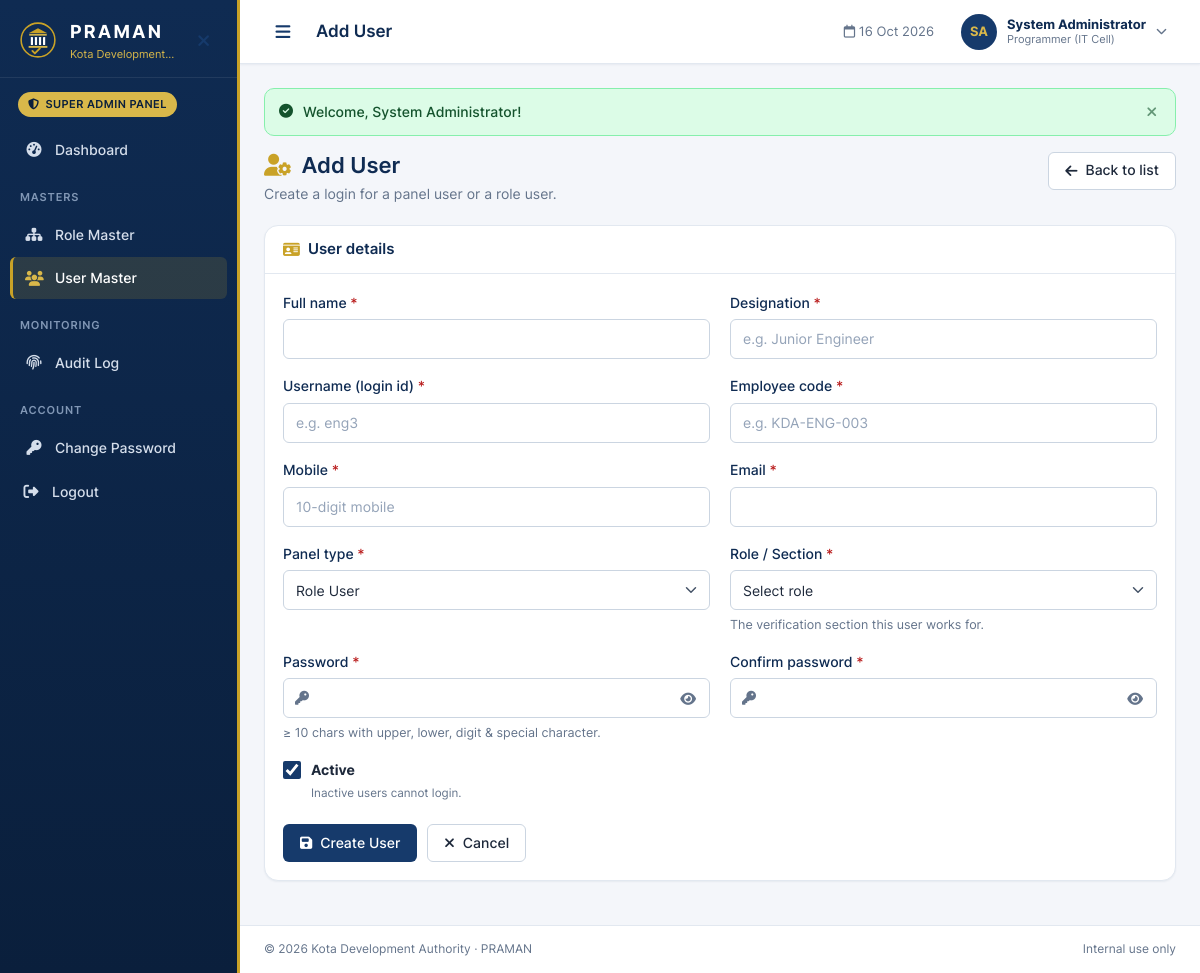
/admin/users/create (signed in), run on the app's committed database.
### tables this page shows
CREATE TABLE users (
  user_id              INT UNSIGNED NOT NULL AUTO_INCREMENT,
  username             VARCHAR(50)  NOT NULL,
  emp_code             VARCHAR(30)  NOT NULL,
  name                 VARCHAR(120) NOT NULL,
  designation          VARCHAR(100) NOT NULL,
  mobile               CHAR(10)     NOT NULL,
  email                VARCHAR(150) NOT NULL,
  password_hash        VARCHAR(255) NOT NULL,
  panel                ENUM('SUPER_ADMIN','DATA_ENTRY','OIC','ROLE_USER') NOT NULL,
  role_id              INT UNSIGNED NULL,
  must_change_password TINYINT(1)   NOT NULL DEFAULT 1,
  password_changed_at  DATETIME     NULL,
  failed_attempts      SMALLINT UNSIGNED NOT NULL DEFAULT 0,
  locked_until         DATETIME     NULL,
  last_login_at        DATETIME     NULL,
  last_login_ip        VARCHAR(45)  NULL,
  is_active            TINYINT(1)   NOT NULL DEFAULT 1,
  created_by           INT UNSIGNED NULL,
  created_at           DATETIME     NOT NULL DEFAULT CURRENT_TIMESTAMP,
  updated_by           INT UNSIGNED NULL,
  updated_at           DATETIME     NULL ON UPDATE CURRENT_TIMESTAMP,
  PRIMARY KEY (user_id),
  UNIQUE KEY uq_users_username (username),
  UNIQUE KEY uq_users_emp_code (emp_code),
  UNIQUE KEY uq_users_email (email),
  KEY idx_users_panel (panel, is_active),
  KEY idx_users_role (role_id, is_active),
  CONSTRAINT fk_users_role FOREIGN KEY (role_id) REFERENCES roles (role_id),
  CONSTRAINT chk_users_mobile CHECK (mobile REGEXP '^[6-9][0-9]{9}$'),
  CONSTRAINT chk_users_role_panel CHECK (
     (panel = 'ROLE_USER' AND role_id IS NOT NULL) OR (panel <> 'ROLE_USER' AND role_id IS NULL))
);

### app/Views/admin/users/form.php (the view, shortened to what the rows shown need)
<?php
$isEdit = $user !== null;
$isSelf = $isSelf ?? false;
$action = $isEdit ? '/admin/users/' . $user['user_id'] : '/admin/users';
$val = static fn (string $k, mixed $default = '') => old($k, $user[$k] ?? $default);
$hasErrors = (bool) Session::getFlash('errors');
$active = $hasErrors ? (string) old('is_active', '0') : ($isEdit ? (string) $user['is_active'] : '1');
$panel = (string) $val('panel', 'ROLE_USER');
?>
<div class="page-header">
    <div>
        <h2 class="page-title"><i class="fa-solid fa-user-gear" aria-hidden="true"></i> <?= $isEdit ? 'Edit User' : 'Add User' ?></h2>
        <p class="page-subtitle"><?= $isEdit ? e($user['name'] . ' · ' . $user['username']) : 'Create a login for a panel user or a role user.' ?></p>
    </div>
    <div class="page-actions">
        <a href="<?= e(url('/admin/users')) ?>" class="btn btn-light"><i class="fa-solid fa-arrow-left" aria-hidden="true"></i> <span>Back to list</span></a>
    </div>
</div>
<div class="<?= $isEdit ? 'grid-2' : '' ?>">
<div class="card">
    <div class="card-header"><h3 class="card-title"><i class="fa-solid fa-id-card" aria-hidden="true"></i> User details</h3></div>
    <div class="card-body">
        <form method="post" action="<?= e(url($action)) ?>" novalidate data-validate autocomplete="off">
            <div class="form-grid">
                <div class="form-group">
                    <label class="form-label" for="name">Full name <span class="required">*</span></label>
                    <input type="text" id="name" name="name" class="form-control<?= invalid('name') ?>" maxlength="120" value="<?= e($val('name')) ?>"
                           data-rules="required|min:3|max:120|name" data-label="Full name">
                </div>
                <div class="form-group">
                    <label class="form-label" for="designation">Designation <span class="required">*</span></label>
                    <input type="text" id="designation" name="designation" class="form-control<?= invalid('designation') ?>" maxlength="100" value="<?= e($val('designation')) ?>"
                           placeholder="e.g. Junior Engineer" data-rules="required|min:2|max:100|text" data-label="Designation">
                </div>
                <div class="form-group">
                    <label class="form-label" for="username">Username (login id) <span class="required">*</span></label>
                    <input type="text" id="username" name="username" class="form-control mono<?= invalid('username') ?>" maxlength="50" value="<?= e($val('username')) ?>"
                           placeholder="e.g. eng3" autocomplete="off" data-rules="required|min:3|max:50|alpha_dash" data-label="Username">
                </div>
                <div class="form-group">
                    <label class="form-label" for="emp_code">Employee code <span class="required">*</span></label>
                    <input type="text" id="emp_code" name="emp_code" class="form-control<?= invalid('emp_code') ?>" maxlength="30" value="<?= e($val('emp_code')) ?>"
                           placeholder="e.g. KDA-ENG-003" data-uppercase data-rules="required|ucode" data-label="Employee code">
                </div>
                <div class="form-group">
                    <label class="form-label" for="mobile">Mobile <span class="required">*</span></label>
                    <input type="tel" id="mobile" name="mobile" class="form-control<?= invalid('mobile') ?>" maxlength="10" inputmode="numeric" value="<?= e($val('mobile')) ?>"
                           placeholder="10-digit mobile" data-rules="required|mobile" data-label="Mobile">
                </div>
                <div class="form-group">
                    <label class="form-label" for="email">Email <span class="required">*</span></label>
                    <input type="email" id="email" name="email" class="form-control<?= invalid('email') ?>" maxlength="150" value="<?= e($val('email')) ?>"
                           data-rules="required|max:150|email" data-label="Email">
                </div>
                <div class="form-group">
                    <label class="form-label" for="panel">Panel type <span class="required">*</span></label>
                    <select id="panel" name="panel" class="form-select<?= invalid('panel') ?>" data-rules="required" data-label="Panel type" data-panel-select<?= $isSelf ? ' disabled' : '' ?>>
                        <?php foreach (Auth::PANELS as $code => $text): ?>
                            <option value="<?= e($code) ?>"<?= $panel === $code ? ' selected' : '' ?>><?= e($text) ?></option>
                        <?php endforeach; ?>
                    </select>
                </div>
                <div class="form-group" data-role-group<?= $panel === 'ROLE_USER' ? '' : ' hidden' ?>>
                    <label class="form-label" for="role_id">Role / Section <span class="required">*</span></label>
                    <select id="role_id" name="role_id" class="form-select<?= invalid('role_id') ?>" data-label="Role" <?= $panel === 'ROLE_USER' ? 'data-rules="required"' : '' ?>>
                        <option value="">Select role</option>
                    </select>
                    <div class="form-hint">The verification section this user works for.</div>
                </div>
                <?php $forceCfg = \App\Core\Config::get('security.force_password_change') === true; if (!$isEdit): ?>
                    <div class="form-group">
                        <label class="form-label" for="password">Password <span class="required">*</span></label>
                        <div class="input-icon input-password">
                            <input type="password" id="password" name="password" class="form-control<?= invalid('password') ?>" maxlength="72" autocomplete="new-password"
                                   data-rules="required|password" data-label="Password">
                            <button type="button" class="toggle-password" data-toggle-password="password" aria-label="Show password"><i class="fa-solid fa-eye" aria-hidden="true"></i></button>
                        </div>
                        <div class="form-hint">≥ 10 chars with upper, lower, digit &amp; special character.</div>
                    </div>
                    <div class="form-group">
                        <label class="form-label" for="confirm_password">Confirm password <span class="required">*</span></label>
                        <div class="input-icon input-password">
                            <input type="password" id="confirm_password" name="confirm_password" class="form-control<?= invalid('confirm_password') ?>" maxlength="72" autocomplete="new-password"
                                   data-rules="required|same:password" data-label="Confirm password">
                            <button type="button" class="toggle-password" data-toggle-password="confirm_password" aria-label="Show password"><i class="fa-solid fa-eye" aria-hidden="true"></i></button>
                        </div>
                    </div>
                <?php endif; ?>
                <div class="form-group">
                    <label class="check">
                        <input type="checkbox" name="is_active" value="1"<?= $active === '1' ? ' checked' : '' ?><?= $isSelf ? ' disabled checked' : '' ?>>
                        <span><strong>Active</strong><br><small class="text-muted">Inactive users cannot login.</small></span>
                    </label>
                </div>
            </div>
            <div class="form-actions">
                <button type="submit" class="btn btn-primary" data-loading-text="Saving…"><i class="fa-solid fa-floppy-disk" aria-hidden="true"></i> <span><?= $isEdit ? 'Update User' : 'Create User' ?></span></button>
                <a href="<?= e(url('/admin/users')) ?>" class="btn btn-light"><i class="fa-solid fa-xmark" aria-hidden="true"></i> <span>Cancel</span></a>
            </div>
        </form>
    </div>
</div>
</div>

### app/Core/Router.php (shortened to what the rows shown need)
<?php
final class Router
{
    private array $routes = [];
    private array $groupMiddleware = [];
    private string $groupPrefix = '';
    public function group(string $prefix, array $middleware, callable $routes): void
    {
        $prevPrefix = $this->groupPrefix;
        $prevMw = $this->groupMiddleware;
        $this->groupPrefix = $prevPrefix . $prefix;
        $this->groupMiddleware = array_merge($prevMw, $middleware);
        $this->groupPrefix = $prevPrefix;
        $this->groupMiddleware = $prevMw;
    }
    private function add(string $method, string $path, array $handler, array $middleware): void
    {
        $full = '/' . trim($this->groupPrefix . $path, '/');
        $regex = '#^' . preg_replace('#\{([a-z_]+)\}#', '(?P<$1>[^/]+)', $full) . '$#';
        $this->routes[] = [
            'method'     => $method,
            'pattern'    => $full,
            'regex'      => $regex,
            'handler'    => $handler,
            'middleware' => array_merge($this->groupMiddleware, $middleware),
        ];
    }
    public function dispatch(Request $request): void
    {
        $path = $request->path();
        foreach ($this->routes as $route) {
            if (preg_match($route['regex'], $path, $m) !== 1) {
                continue;
            }
            $request->setRouteParams(array_filter($m, 'is_string', ARRAY_FILTER_USE_KEY));
            $middleware = $route['middleware'];
            foreach ($middleware as $alias) {
                $this->resolveMiddleware($alias)->handle($request);
            }
            [$class, $method] = $route['handler'];
            $controller = new $class();
            $controller->$method();
            return;
        }
        throw new HttpException(404, 'The page you are looking for does not exist.');
    }
    private function resolveMiddleware(string $alias): MiddlewareInterface
    {
        [$name, $arg] = array_pad(explode(':', $alias, 2), 2, '');
        return match ($name) {
            'guest' => new GuestMiddleware(),
            'auth'  => new AuthMiddleware(),
            'pwd'   => new PasswordChangeMiddleware(),
            'panel' => new PanelMiddleware(array_filter(explode(',', $arg))),
            'csrf'  => new CsrfMiddleware(),
            default => throw new \LogicException("Unknown middleware: {$alias}"),
        };
    }
}

### app/Views/partials/sidebar.php (shortened to what the rows shown need)
<?php
$menus = [
    'SUPER_ADMIN' => [
        ['Dashboard', 'fa-gauge-high', '/admin/dashboard'],
        ['section' => 'Masters'],
        ['Role Master', 'fa-sitemap', '/admin/roles'],
        ['User Master', 'fa-users', '/admin/users'],
        ['section' => 'Monitoring'],
        ['Audit Log', 'fa-fingerprint', '/admin/audit-logs'],
    ],
    'DATA_ENTRY' => [
        ['Dashboard', 'fa-gauge-high', '/data-entry/dashboard'],
        ['section' => 'Masters'],
        ['Scheme Master', 'fa-map', '/data-entry/schemes'],
        ['section' => 'Property'],
        ['Property Register', 'fa-building', '/data-entry/properties'],
        ['Add Property', 'fa-circle-plus', '/data-entry/properties/create'],
    ],
    'OIC' => [
        ['Dashboard', 'fa-gauge-high', '/oic/dashboard'],
        ['section' => 'Verification'],
        ['Properties', 'fa-list-check', '/oic/properties'],
    ],
    'ROLE_USER' => [
        ['Dashboard', 'fa-gauge-high', '/role/dashboard'],
        ['section' => 'Verification'],
        ['My Tasks', 'fa-clipboard-list', '/role/tasks'],
    ],
];
$panel = (string) ($user['panel'] ?? '');
$items = $menus[$panel] ?? [];
$current = \App\Core\Request::current()->path();
$activePath = '';
foreach ($items as $item) {
    if (isset($item[2]) && ($current === $item[2] || str_starts_with($current, $item[2] . '/')) && strlen($item[2]) > strlen($activePath)) {
        $activePath = $item[2];
    }
}
?>
<aside class="sidebar" id="sidebar" aria-label="Main navigation">
    <div class="sidebar-brand">
        <img src="<?= e(asset('img/kda-logo.svg')) ?>" alt="" class="brand-logo" width="40" height="40">
        <div class="brand-text">
            <strong><?= e(Config::get('app.name')) ?></strong>
            <small><?= e(Config::get('app.org')) ?></small>
        </div>
        <button type="button" class="sidebar-close btn-icon" data-sidebar-close aria-label="Close menu">
            <i class="fa-solid fa-xmark" aria-hidden="true"></i>
        </button>
    </div>
    <div class="sidebar-panel">
        <span class="panel-chip"><i class="fa-solid fa-shield-halved" aria-hidden="true"></i> <?= e(Auth::PANELS[$panel] ?? '') ?> Panel</span>
    </div>
    <nav class="sidebar-nav">
        <?php foreach ($items as $item): ?>
            <?php if (isset($item['section'])): ?>
                <div class="nav-section"><?= e($item['section']) ?></div>
            <?php else: [$label, $icon, $path] = $item; ?>
                <a class="nav-link<?= $path === $activePath ? ' active' : '' ?>" href="<?= e(url($path)) ?>"<?= $path === $activePath ? ' aria-current="page"' : '' ?>>
                    <i class="fa-solid <?= e($icon) ?> nav-icon" aria-hidden="true"></i>
                    <span><?= e($label) ?></span>
                </a>
            <?php endif; ?>
        <?php endforeach; ?>
        <div class="nav-section">Account</div>
        <a class="nav-link<?= nav_active('/change-password') ?>" href="<?= e(url('/change-password')) ?>">
            <i class="fa-solid fa-key nav-icon" aria-hidden="true"></i>
            <span>Change Password</span>
        </a>
        <form method="post" action="<?= e(url('/logout')) ?>" class="nav-form">
            <button type="submit" class="nav-link nav-button">
                <i class="fa-solid fa-right-from-bracket nav-icon" aria-hidden="true"></i>
                <span>Logout</span>
            </button>
        </form>
    </nav>
</aside>

### app/Views/partials/topbar.php (shortened to what the rows shown need)
<?php
$initials = '';
foreach (array_slice(preg_split('/\s+/', trim((string) ($user['name'] ?? ''))) ?: [], 0, 2) as $part) {
    $initials .= mb_strtoupper(mb_substr($part, 0, 1));
}
?>
<header class="topbar">
    <button type="button" class="btn-icon sidebar-toggle" data-sidebar-toggle aria-label="Open menu" aria-controls="sidebar" aria-expanded="false">
        <i class="fa-solid fa-bars" aria-hidden="true"></i>
    </button>
    <h1 class="topbar-title"><?= e($pageTitle) ?></h1>
    <div class="topbar-right">
        <span class="topbar-date"><i class="fa-regular fa-calendar" aria-hidden="true"></i> <?= e(date('d M Y')) ?></span>
        <div class="user-menu" data-dropdown>
            <button type="button" class="user-trigger" data-dropdown-toggle aria-haspopup="true" aria-expanded="false">
                <span class="avatar" aria-hidden="true"><?= e($initials) ?></span>
                <span class="user-meta">
                    <strong><?= e($user['name'] ?? '') ?></strong>
                    <small><?= e($user['designation'] ?? '') ?></small>
                </span>
                <i class="fa-solid fa-chevron-down user-caret" aria-hidden="true"></i>
            </button>
        </div>
    </div>
</header>

### data on the page
users: panel "SUPER ADMIN", name "System Administrator", designation "Programmer (IT Cell)"

### other printed values
$label "Dashboard"
$item['section'] "MASTERS"
$label "Role Master"
$label "User Master"
$item['section'] "MONITORING"
$label "Audit Log"
$initials "SA"
$msg "Welcome, System Administrator!"
form field panel "Role User"
